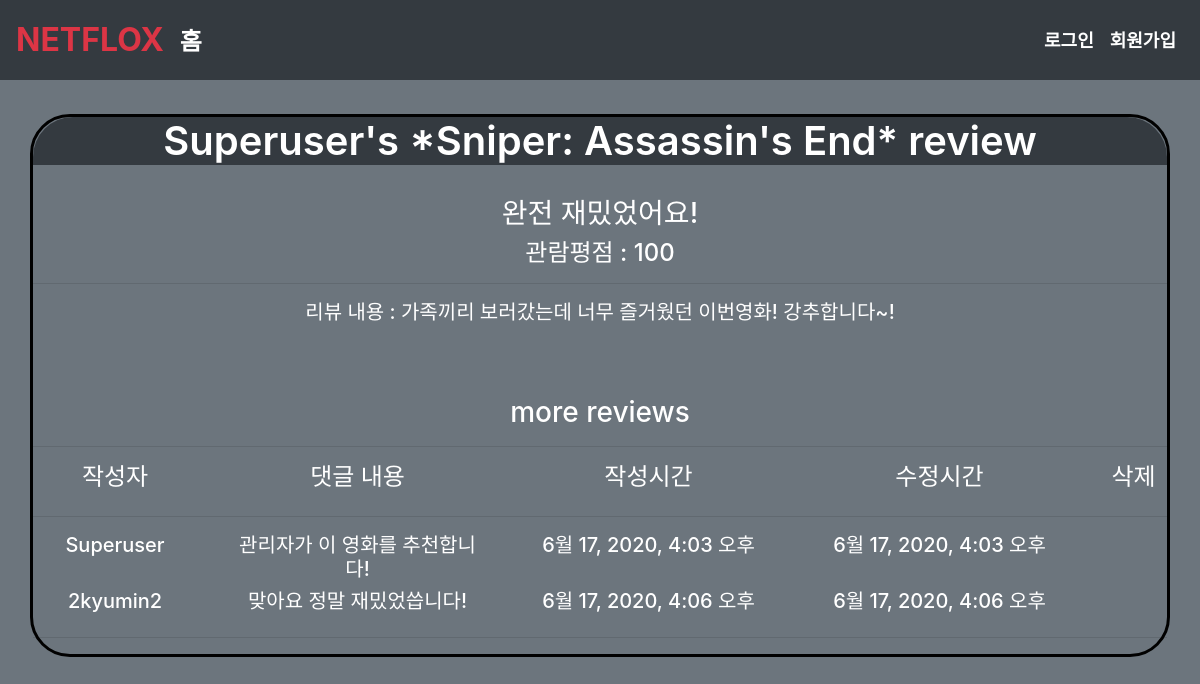
The app's page /movies/702936/review_detail/2/, older data.
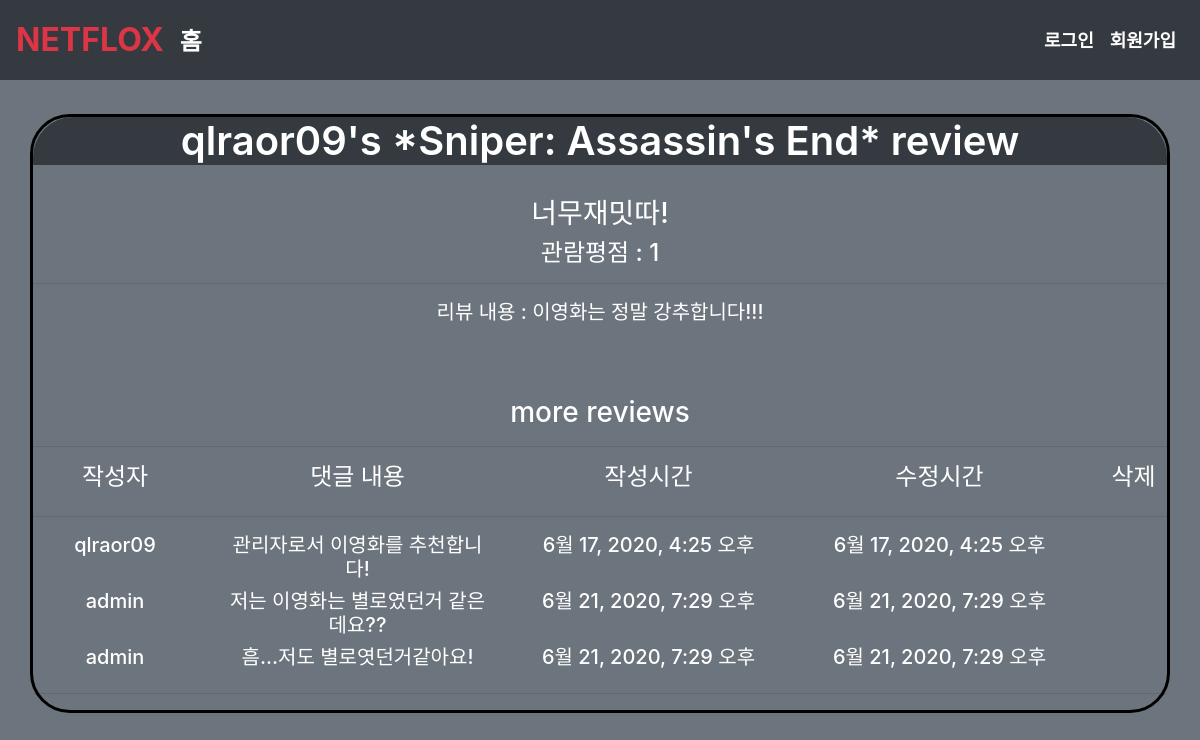
The same page, newer data.
### movies/models.py (models this page shows)
class Review(models.Model):
    title = models.CharField(max_length=100)
    rank = models.IntegerField()
    content = models.TextField()
    created_at = models.DateTimeField(auto_now_add=True)
    updated_at = models.DateTimeField(auto_now=True)
    user = models.ForeignKey(settings.AUTH_USER_MODEL, on_delete=models.CASCADE)
    movie = models.ForeignKey(Movie, on_delete=models.CASCADE)

class Movie(models.Model):
    title = models.CharField(max_length=100)
    original_title = models.CharField(max_length=100)
    release_date = models.DateField()
    popularity = models.FloatField()
    vote_count = models.IntegerField()
    vote_average = models.FloatField()
    adult = models.BooleanField()
    video = models.BooleanField()
    overview = models.TextField()
    original_language = models.CharField(max_length=30)
    poster_path = models.CharField(max_length=255, null=True)
    backdrop_path = models.CharField(max_length=255, null=True)
    genre_ids = models.ManyToManyField(Genre, related_name='genre_ids')
    like_users = models.ManyToManyField(settings.AUTH_USER_MODEL, blank=True, related_name='like_users')

class Comment(models.Model):
    content = models.CharField(max_length=200)
    created_at = models.DateTimeField(auto_now_add=True)
    updated_at = models.DateTimeField(auto_now=True)
    review = models.ForeignKey(Review, on_delete=models.CASCADE)
    user = models.ForeignKey(settings.AUTH_USER_MODEL, on_delete=models.CASCADE)

### accounts/models.py (models this page shows)
class User(AbstractUser):
    followers = models.ManyToManyField(settings.AUTH_USER_MODEL, related_name='followings')

### movies/views.py (the view)
# urls.py: path('<int:movie_pk>/review_detail/<int:review_pk>/', views.review_detail, name='review_detail'),
def review_detail(request, movie_pk, review_pk):
    movie = get_object_or_404(Movie, pk=movie_pk)
    review = get_object_or_404(Review, pk=review_pk)
    comments = review.comment_set.all()
    comment_form = CommentForm()
    context = {
        'movie': movie,
        'review': review,
        'comments': comments,
        'comment_form': comment_form,
    }
    return render(request, 'movies/review_detail.html', context)

### movies/templates/movies/review_detail.html (shortened to what this page needs)
{% extends 'base.html' %}
{% block content %}
<br>
<div id="review_detail_box" class="text-white">
  <h1 class="text-center text-white bg-dark"  style="font-weight: 600; border-top-left-radius: 40px; border-top-right-radius: 40px;">{{ review.user }}'s *{{ movie.original_title }}* review</h1>
  <br>
  <div class=" text-center">
    <h3>{{ review.title }}</h3>
    <h4>관람평점 : {{ review.rank }} </h4>
    <hr>
  </div>
  <div class=" text-center">
    <h5 class="">리뷰 내용 : {{ review.content }}</h5>
  </div>
  <br>
  <br>
  <div>
    <h3 class="my-3 text-center">more reviews</h3>
    <hr>
    <div class="row text-center">
      <h4  class="col-2" >작성자</h4>
      <h4  class="col-3" >댓글 내용</h4>
      <h4  class="col-3" >작성시간</h4>
      <h4  class="col-3" >수정시간</h4>
      <h4  class="col-1" >삭제</h4>
    </div>
    <hr style="font-weight: 800;">
    {% for comment in comments %}
    <div class="row text-center">
      <h5 class="col-2">{{ comment.user.username }}</h5>
      <h5 class="col-3">{{ comment.content }}</h5>
      <h5 class="col-3">{{ comment.created_at }}</h5>
      <h5 class="col-3">{{ comment.updated_at }}</h5>
      <h5 class="col-1">
      </h5>
    </div>
    {% endfor %}
    <hr>
  </div>
</div>
{% endblock %}

### templates/base.html (shortened to what this page needs)
{% load bootstrap4 %}
<!DOCTYPE html>
<html lang="en">
<head>
    {% bootstrap_css %}
    <link rel="stylesheet" href="https://stackpath.bootstrapcdn.com/bootstrap/4.5.0/css/bootstrap.min.css">
</head>
<body class="bg-secondary">
    <nav class="d-flex justify-content-between navbar navbar-expand-lg navbar-dark bg-dark text-white", id="navbar">
      <div class="d-flex">
        <a class="navbar-brand text-danger " href="{% url 'movies:index' %}" id="logo">NETFLOX</a>
        <div class="mt-2">
          <a class="navbar-brand text-white " href="{% url 'movies:index' %}" id="home">홈</a>
        </div>
      </div>
      <div class="d-flex" id="login-info">
        <div class="collapse navbar-collapse" id="navbarNav">
          <ul class="navbar-nav ml-auto">
            {% if user.is_authenticated %}
            <li class="nav-item">
              <a class="nav-link text-white" href="{% url 'accounts:logout' %}">로그아웃</a>
            </li>
            {% else %}
            <li class="nav-item">
              <a class="nav-link text-white" href="{% url 'accounts:login' %}">로그인</a>
            </li>
            <li class="nav-item">
              <a class="nav-link text-white" href="{% url 'accounts:signup' %}">회원가입</a>
            </li>
            {% endif %}
          </ul>
        </div>
      </div>
    </nav>
    {% block content %}
    {% endblock %}
</body>
</html>

### templates/base.html (style rules this page uses)
#navbar { height: 80px }
#logo { font-size: xx-large; font-weight: 700; }
#login-info { font-size: large; font-weight: 700; }
#home { font-weight: 700; font-size: x-large; }
#review_detail_box { border: 3px solid; border-color: black; border-radius: 40px; margin-top: 10px; margin-left:auto; margin-right: auto; height: 100%; width: 95%; }

Row changes from the older to the newer data that the page shows:
removed Comment: user.username "Superuser", content "관리자가 이 영화를 추천합니다!", created_at "6월 17, 2020, 4:03 오후", updated_at "6월 17, 2020, 4:03 오후"
no longer on this page (row edited): Comment: user.username "2kyumin2", content "맞아요 정말 재밌었씁니다!", created_at "6월 17, 2020, 4:06 오후", updated_at "6월 17, 2020, 4:06 오후"
changed Review: user "Superuser" → "qlraor09"; title "완전 재밌었어요!" → "너무재밋따!"; rank "100" → "1"; content "가족끼리 보러갔는데 너무 즐거웠던 이번영화! 강추합니다~!" → "이영화는 정말 강추합니다!!!"
added Comment: user.username "qlraor09", content "관리자로서 이영화를 추천합니다!", created_at "6월 17, 2020, 4:25 오후", updated_at "6월 17, 2020, 4:25 오후"
added Comment: user.username "admin", content "저는 이영화는 별로였던거 같은데요??", created_at "6월 21, 2020, 7:29 오후", updated_at "6월 21, 2020, 7:29 오후"
added Comment: user.username "admin", content "흠...저도 별로엿던거같아요!", created_at "6월 21, 2020, 7:29 오후", updated_at "6월 21, 2020, 7:29 오후"
